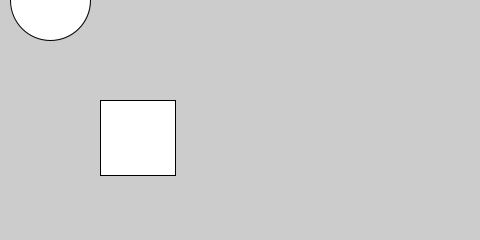
Frame 1 (no input)
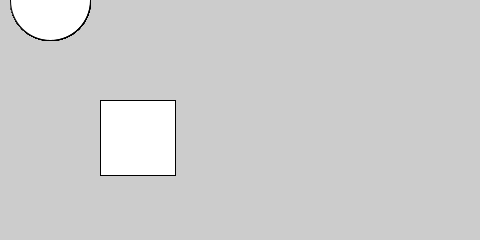
Frame 60 (the mouse pressed at the canvas centre just before this capture)
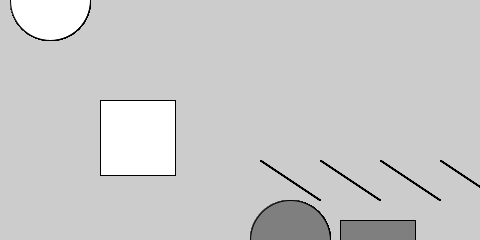
Frame 120 (the mouse held since frame 60 and released just before this capture)

The Processing sketch that drew these frames (run headless with seeded random() and noise(); from frame 60 on, the mouse is pressed at the canvas centre):

// Processing sketch: DavidOC
// ── DavidOC.pde
void setup() {
  size(480, 240);
}
// Commenting for the craic
void draw() {
  translate(mouseX, mouseY);
  if (mousePressed) {
    line(20, 40, 80, 80);
    line(80, 40, 140, 80);
    line(140, 40, 200, 80);
    line(200, 40, 260, 80);
    line(260, 40, 320, 80);
    line(320, 40, 380, 80);
    line(380, 40, 440, 80);
    fill(127);
  } else {
    fill(255);
  }
  ellipse(50, mouseY, 80, 80);
  rect(100, 100, 75, 75);
} 
